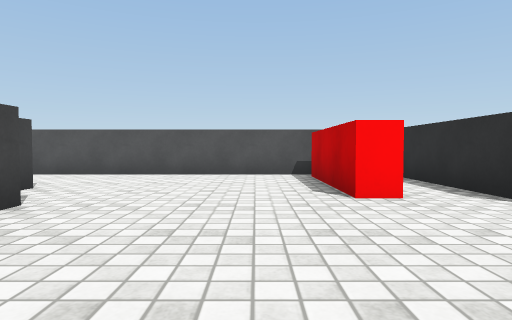
[1] (above)

16 first-person views from a walk through a Unity game level. The camera is 0.64 m above the floor, tilts 2° down and sees 75° across. The floor is counted in squares, 1 m on a side. Each view is taken from the middle of a square. On the plan, view 1 faces up. The plan holds only what a view shows up to about 10 squares ahead; the rest is blank. Surface patterns are stand-ins for the level's own textures.

[2]
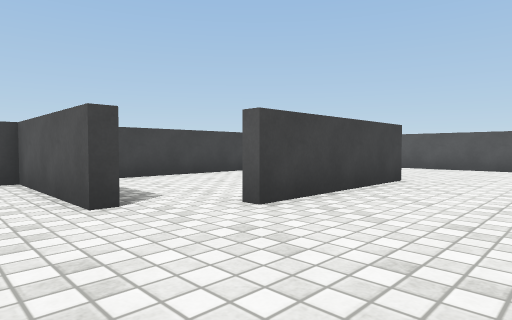

[3]
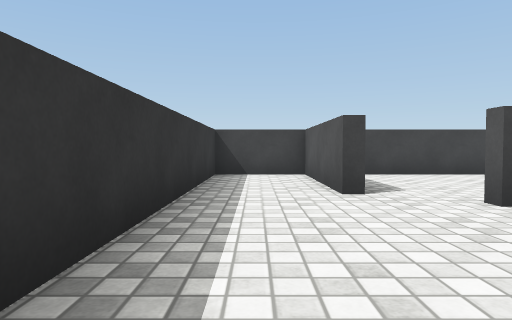

[4]
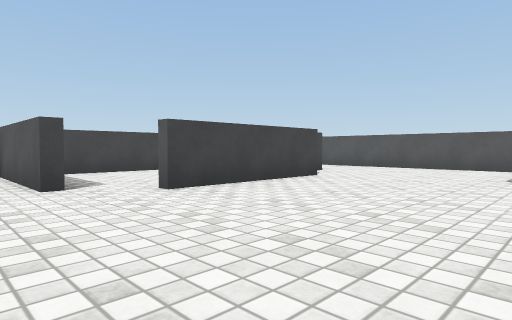

[5]
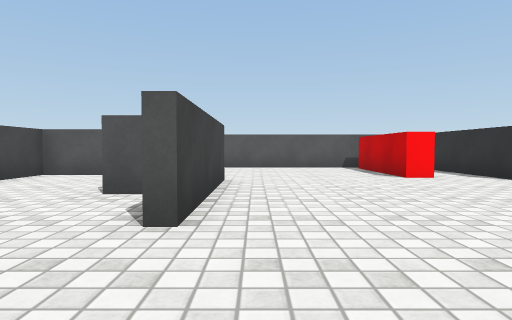

[6]
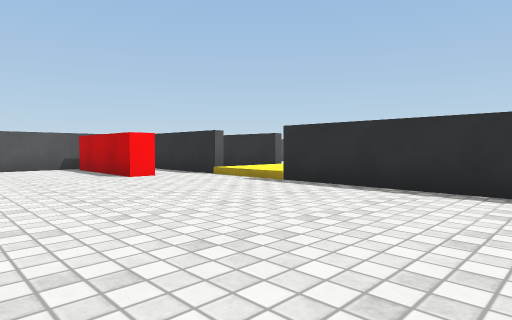

[7]
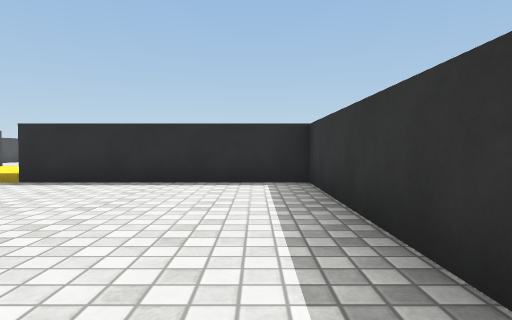

[8]
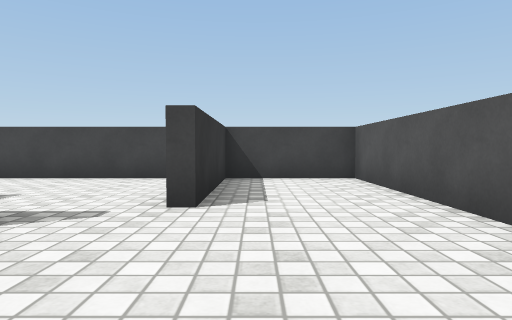

[9]
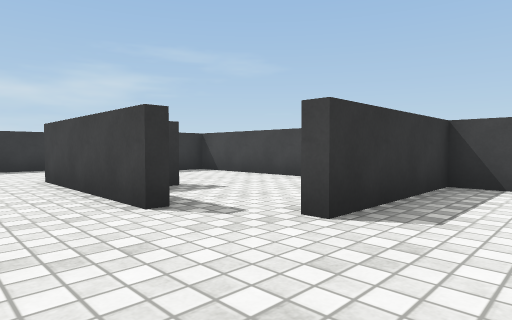

[10]
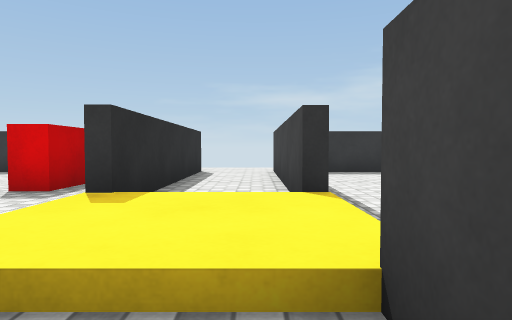

[11]
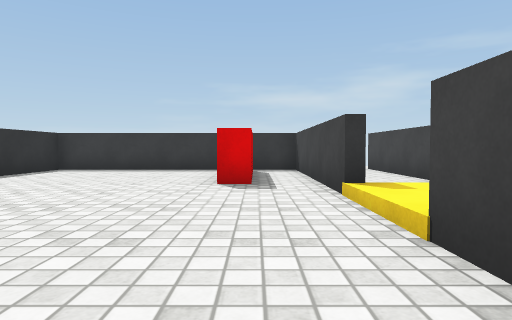

[12]
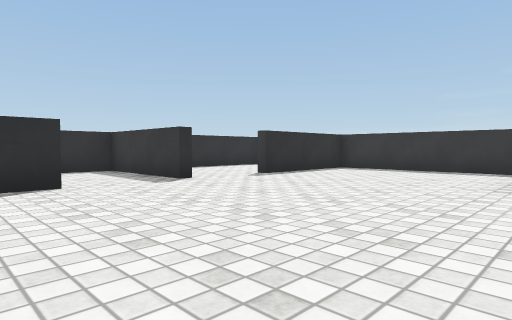

[13]
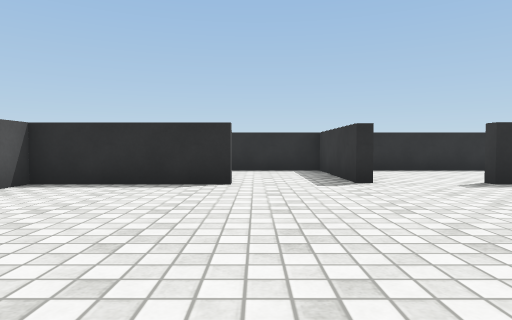

[14]
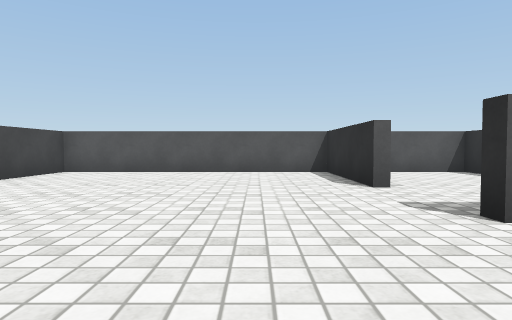

[15]
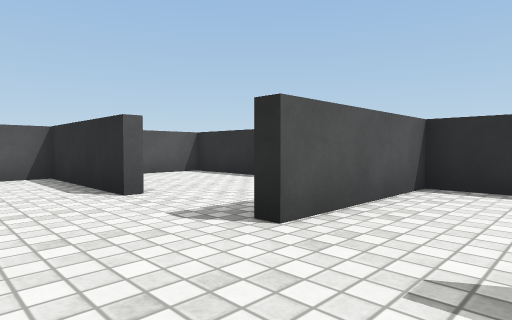

[16]
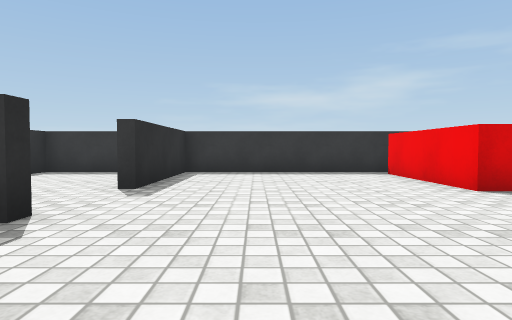

### Floor plan
Key: @ floor where view 1 was taken; # wall or solid block; . main floor; : floor 0.15 m higher than the main floor; / step, stairs or slope.
Columns run from 7 left of view 1 to 17 right of it. Each row starts with its distance up from view 1.
  8 ##########   ############
  7 #........##  #......#...#
  6 #........##  #......#...#
  5 ####.....##. #......#...#
  4 #.........#..#..........#
  3 #...#...../::/..........#
  2 #..##...../::/.......####
  1 #...#.....#..#..........#
  0 #...#..@..#..##.........#
 -1 #.........#..##.....#...#
 -2 ####......#..##.....#...#
 -3 #.........#..##.....#...#
 -4 ###########..############
 -5            ..

Positions as (right, up) in squares from view 1, and headings:
1: (0, 0), facing up
2: (0, -3), facing up-left
3: (1, -3), facing left
4: (2, -3), facing up-left
5: (-2, -3), facing up
6: (-2, -3), facing up-right
7: (-3, -3), facing right
8: (0, 6), facing left
9: (-1, 7), facing down-left
10: (4, 5), facing down
11: (7, 6), facing down
12: (7, 6), facing down-right
13: (7, 4), facing right
14: (11, -1), facing up
15: (11, 0), facing up-right
16: (11, 5), facing down
